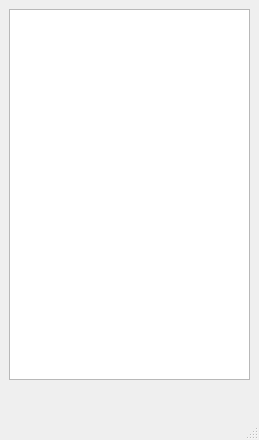
<ui version="4.0" >
 <author></author>
 <comment></comment>
 <exportmacro></exportmacro>
 <class>Qxygen</class>
 <widget class="QMainWindow" name="Qxygen" >
  <property name="geometry" >
   <rect>
    <x>0</x>
    <y>0</y>
    <width>259</width>
    <height>440</height>
   </rect>
  </property>
  <property name="minimumSize" >
   <size>
    <width>0</width>
    <height>0</height>
   </size>
  </property>
  <property name="font" >
   <font>
    <family>Helvetica</family>
    <pointsize>10</pointsize>
    <weight>50</weight>
    <italic>false</italic>
    <bold>false</bold>
    <underline>false</underline>
    <strikeout>false</strikeout>
   </font>
  </property>
  <property name="contextMenuPolicy" >
   <enum>Qt::CustomContextMenu</enum>
  </property>
  <property name="windowTitle" >
   <string>Qxygen</string>
  </property>
  <widget class="QWidget" name="centralwidget" >
   <layout class="QGridLayout" >
    <property name="margin" >
     <number>9</number>
    </property>
    <property name="spacing" >
     <number>6</number>
    </property>
    <item row="1" column="0" >
     <widget class="QPushButton" name="menuButton" >
      <property name="minimumSize" >
       <size>
        <width>0</width>
        <height>0</height>
       </size>
      </property>
      <property name="maximumSize" >
       <size>
        <width>16777215</width>
        <height>16777215</height>
       </size>
      </property>
      <property name="contextMenuPolicy" >
       <enum>Qt::ActionsContextMenu</enum>
      </property>
      <property name="text" >
       <string/>
      </property>
      <property name="iconSize" >
       <size>
        <width>66</width>
        <height>22</height>
       </size>
      </property>
      <property name="checkable" >
       <bool>false</bool>
      </property>
      <property name="flat" >
       <bool>true</bool>
      </property>
     </widget>
    </item>
    <item row="1" column="1" >
     <spacer>
      <property name="orientation" >
       <enum>Qt::Horizontal</enum>
      </property>
      <property name="sizeHint" >
       <size>
        <width>111</width>
        <height>20</height>
       </size>
      </property>
     </spacer>
    </item>
    <item row="1" column="2" >
     <widget class="QPushButton" name="statusButton" >
      <property name="minimumSize" >
       <size>
        <width>0</width>
        <height>0</height>
       </size>
      </property>
      <property name="maximumSize" >
       <size>
        <width>16777215</width>
        <height>16777215</height>
       </size>
      </property>
      <property name="text" >
       <string/>
      </property>
      <property name="default" >
       <bool>false</bool>
      </property>
      <property name="flat" >
       <bool>true</bool>
      </property>
     </widget>
    </item>
    <item row="0" column="0" colspan="3" >
     <widget class="rosterWidget" name="rosterView" >
      <property name="palette" >
       <palette>
        <active>
         <color>
          <red>0</red>
          <green>0</green>
          <blue>0</blue>
         </color>
         <color>
          <red>221</red>
          <green>223</green>
          <blue>228</blue>
         </color>
         <color>
          <red>255</red>
          <green>255</green>
          <blue>255</blue>
         </color>
         <color>
          <red>255</red>
          <green>255</green>
          <blue>255</blue>
         </color>
         <color>
          <red>85</red>
          <green>85</green>
          <blue>85</blue>
         </color>
         <color>
          <red>199</red>
          <green>199</green>
          <blue>199</blue>
         </color>
         <color>
          <red>0</red>
          <green>0</green>
          <blue>0</blue>
         </color>
         <color>
          <red>255</red>
          <green>255</green>
          <blue>255</blue>
         </color>
         <color>
          <red>0</red>
          <green>0</green>
          <blue>0</blue>
         </color>
         <color>
          <red>255</red>
          <green>255</green>
          <blue>255</blue>
         </color>
         <color>
          <red>239</red>
          <green>239</green>
          <blue>239</blue>
         </color>
         <color>
          <red>0</red>
          <green>0</green>
          <blue>0</blue>
         </color>
         <color>
          <red>103</red>
          <green>141</green>
          <blue>178</blue>
         </color>
         <color>
          <red>255</red>
          <green>255</green>
          <blue>255</blue>
         </color>
         <color>
          <red>0</red>
          <green>0</green>
          <blue>238</blue>
         </color>
         <color>
          <red>82</red>
          <green>24</green>
          <blue>139</blue>
         </color>
         <color>
          <red>232</red>
          <green>232</green>
          <blue>232</blue>
         </color>
        </active>
        <inactive>
         <color>
          <red>0</red>
          <green>0</green>
          <blue>0</blue>
         </color>
         <color>
          <red>221</red>
          <green>223</green>
          <blue>228</blue>
         </color>
         <color>
          <red>255</red>
          <green>255</green>
          <blue>255</blue>
         </color>
         <color>
          <red>255</red>
          <green>255</green>
          <blue>255</blue>
         </color>
         <color>
          <red>85</red>
          <green>85</green>
          <blue>85</blue>
         </color>
         <color>
          <red>199</red>
          <green>199</green>
          <blue>199</blue>
         </color>
         <color>
          <red>0</red>
          <green>0</green>
          <blue>0</blue>
         </color>
         <color>
          <red>255</red>
          <green>255</green>
          <blue>255</blue>
         </color>
         <color>
          <red>0</red>
          <green>0</green>
          <blue>0</blue>
         </color>
         <color>
          <red>255</red>
          <green>255</green>
          <blue>255</blue>
         </color>
         <color>
          <red>239</red>
          <green>239</green>
          <blue>239</blue>
         </color>
         <color>
          <red>0</red>
          <green>0</green>
          <blue>0</blue>
         </color>
         <color>
          <red>103</red>
          <green>141</green>
          <blue>178</blue>
         </color>
         <color>
          <red>255</red>
          <green>255</green>
          <blue>255</blue>
         </color>
         <color>
          <red>0</red>
          <green>0</green>
          <blue>238</blue>
         </color>
         <color>
          <red>82</red>
          <green>24</green>
          <blue>139</blue>
         </color>
         <color>
          <red>232</red>
          <green>232</green>
          <blue>232</blue>
         </color>
        </inactive>
        <disabled>
         <color>
          <red>128</red>
          <green>128</green>
          <blue>128</blue>
         </color>
         <color>
          <red>221</red>
          <green>223</green>
          <blue>228</blue>
         </color>
         <color>
          <red>255</red>
          <green>255</green>
          <blue>255</blue>
         </color>
         <color>
          <red>255</red>
          <green>255</green>
          <blue>255</blue>
         </color>
         <color>
          <red>85</red>
          <green>85</green>
          <blue>85</blue>
         </color>
         <color>
          <red>199</red>
          <green>199</green>
          <blue>199</blue>
         </color>
         <color>
          <red>199</red>
          <green>199</green>
          <blue>199</blue>
         </color>
         <color>
          <red>255</red>
          <green>255</green>
          <blue>255</blue>
         </color>
         <color>
          <red>128</red>
          <green>128</green>
          <blue>128</blue>
         </color>
         <color>
          <red>239</red>
          <green>239</green>
          <blue>239</blue>
         </color>
         <color>
          <red>239</red>
          <green>239</green>
          <blue>239</blue>
         </color>
         <color>
          <red>0</red>
          <green>0</green>
          <blue>0</blue>
         </color>
         <color>
          <red>86</red>
          <green>117</green>
          <blue>148</blue>
         </color>
         <color>
          <red>255</red>
          <green>255</green>
          <blue>255</blue>
         </color>
         <color>
          <red>0</red>
          <green>0</green>
          <blue>238</blue>
         </color>
         <color>
          <red>82</red>
          <green>24</green>
          <blue>139</blue>
         </color>
         <color>
          <red>232</red>
          <green>232</green>
          <blue>232</blue>
         </color>
        </disabled>
       </palette>
      </property>
      <property name="contextMenuPolicy" >
       <enum>Qt::DefaultContextMenu</enum>
      </property>
      <property name="verticalScrollBarPolicy" >
       <enum>Qt::ScrollBarAsNeeded</enum>
      </property>
      <property name="horizontalScrollBarPolicy" >
       <enum>Qt::ScrollBarAlwaysOff</enum>
      </property>
      <property name="indentation" >
       <number>0</number>
      </property>
      <property name="rootIsDecorated" >
       <bool>false</bool>
      </property>
     </widget>
    </item>
   </layout>
  </widget>
  <widget class="QStatusBar" name="statusbar" >
   <property name="geometry" >
    <rect>
     <x>0</x>
     <y>421</y>
     <width>259</width>
     <height>19</height>
    </rect>
   </property>
  </widget>
 </widget>
 <layoutdefault spacing="0" margin="0" />
 <layoutfunction spacing="0" margin="0" />
 <pixmapfunction></pixmapfunction>
 <customwidgets>
  <customwidget>
   <class>rosterWidget</class>
   <extends>QTreeView</extends>
   <header>roster_widget.h</header>
   <container>0</container>
   <pixmap></pixmap>
  </customwidget>
 </customwidgets>
 <tabstops>
  <tabstop>rosterView</tabstop>
  <tabstop>menuButton</tabstop>
  <tabstop>statusButton</tabstop>
 </tabstops>
 <resources>
  <include location="../Qxygen.qrc" />
 </resources>
 <connections/>
</ui>
